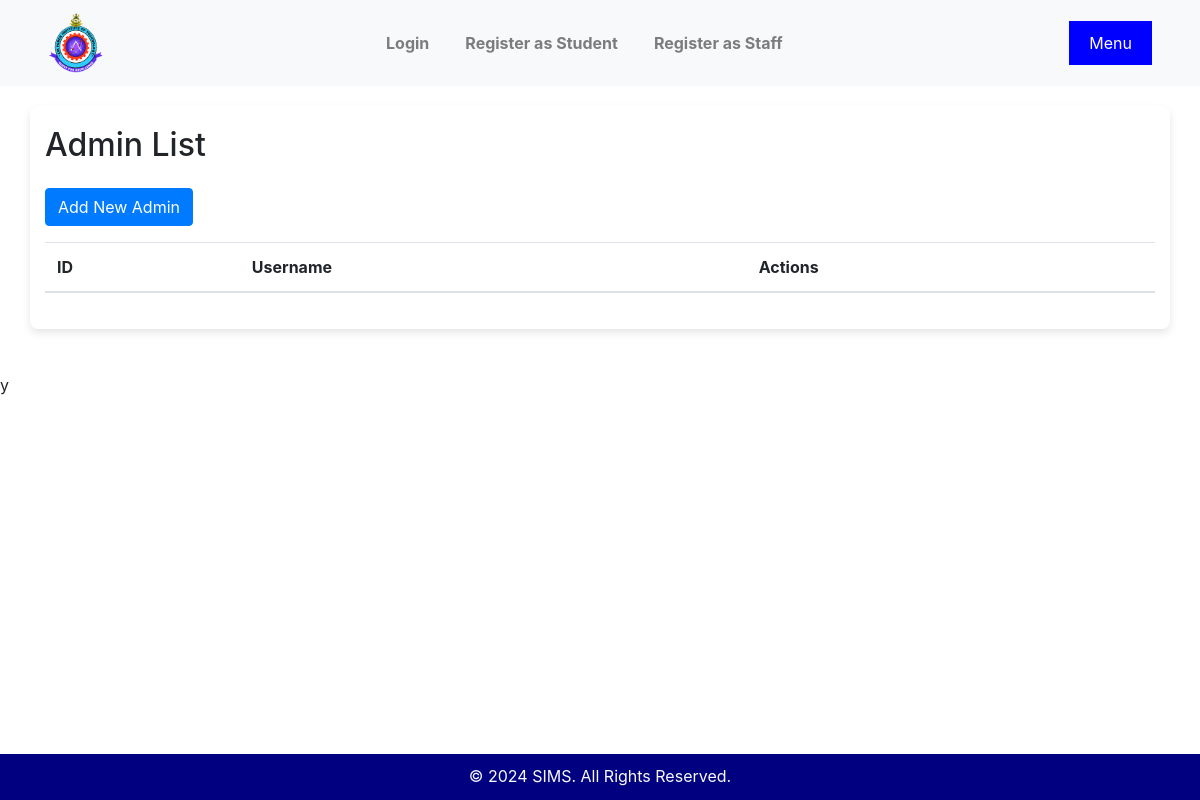
Before: /admins/v with the older database file.
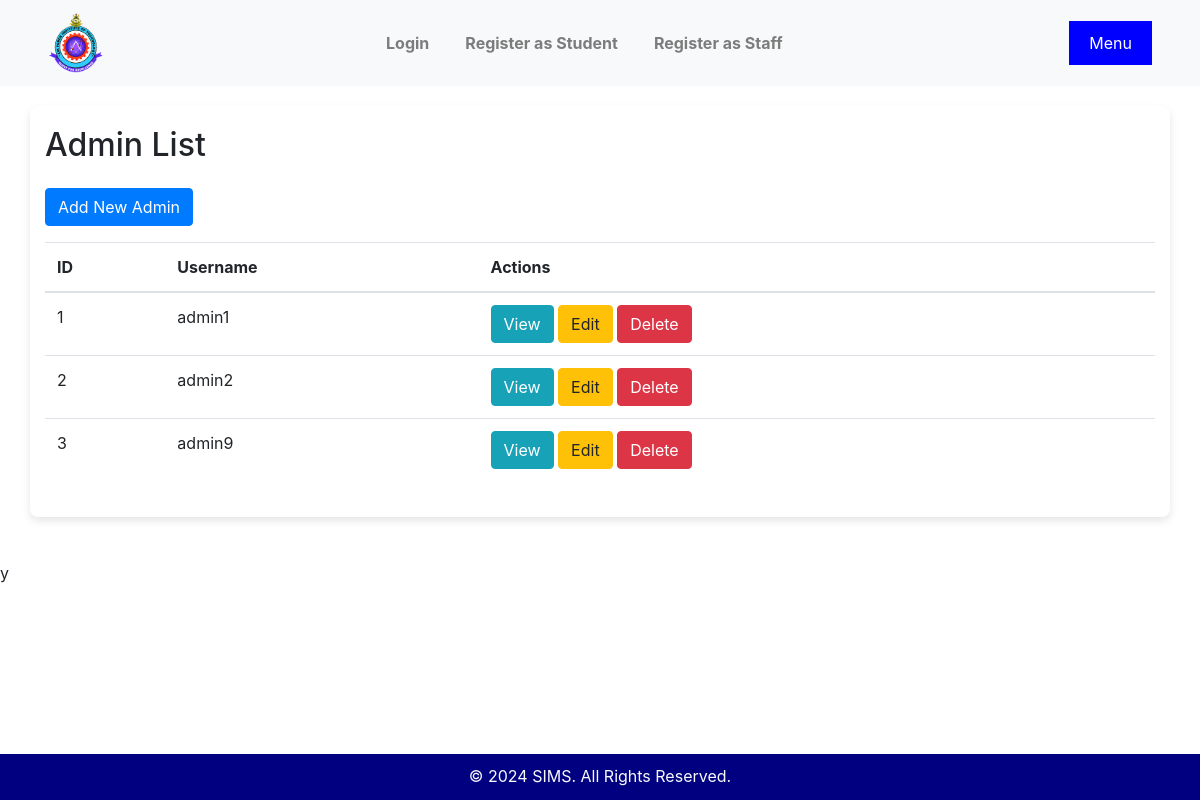
After: the same page with the newer database file.
### ims/models.py (models this page shows, shortened)
class Admin(models.Model):
    user = models.OneToOneField(User, on_delete=models.CASCADE)

### users/models.py (models this page shows, shortened)
class CustomUser(AbstractUser):
    ROLE_CHOICES = [
        ('ADMIN', 'Admin'),
        ('STUDENT', 'Student'),
        ('LECTURER', 'Lecturer'),
        ('CLINIC_STAFF', 'Clinic Staff'),
    ]
    role = models.CharField(max_length=20, choices=ROLE_CHOICES)
    Approved = models.BooleanField(default=True)
    objects = CustomUserManager()

### ims/views.py (the view)
# urls.py: path('admins/v', views.AdminListView.as_view(), name='admin_list'),
class AdminListView(ListView):
    model = Admin
    context_object_name = 'admins'
    template_name = 'admins/admin_list.html'

### templates/admins/admin_list.html (shortened to what this page needs)
{% extends 'base.html' %}
{% block content %}
    <h2>Admin List</h2>
    <a href="{% url 'admin_create' %}" class="btn btn-primary my-3">Add New Admin</a>
    <table class="table">
        <thead>
            <tr>
                <th>ID</th>
                <th>Username</th>
                <th>Actions</th>
            </tr>
        </thead>
        <tbody>
            {% for admin in admins %}
                <tr>
                    <td>{{ admin.id }}</td>
                    <td>{{ admin.user.username }}</td>
                    <td>
                        <a href="{% url 'admin_detail' admin.id %}" class="btn btn-info">View</a>
                        <a href="{% url 'admin_edit' admin.id %}" class="btn btn-warning">Edit</a>
                        <a href="{% url 'admin_delete' admin.id %}" class="btn btn-danger">Delete</a>
                    </td>
                </tr>
            {% endfor %}
        </tbody>
    </table>
{% endblock %}

Changed rows visible on the page:
added Admin: id "1", user.username "admin1"
added Admin: id "2", user.username "admin2"
added Admin: id "3", user.username "admin9"
